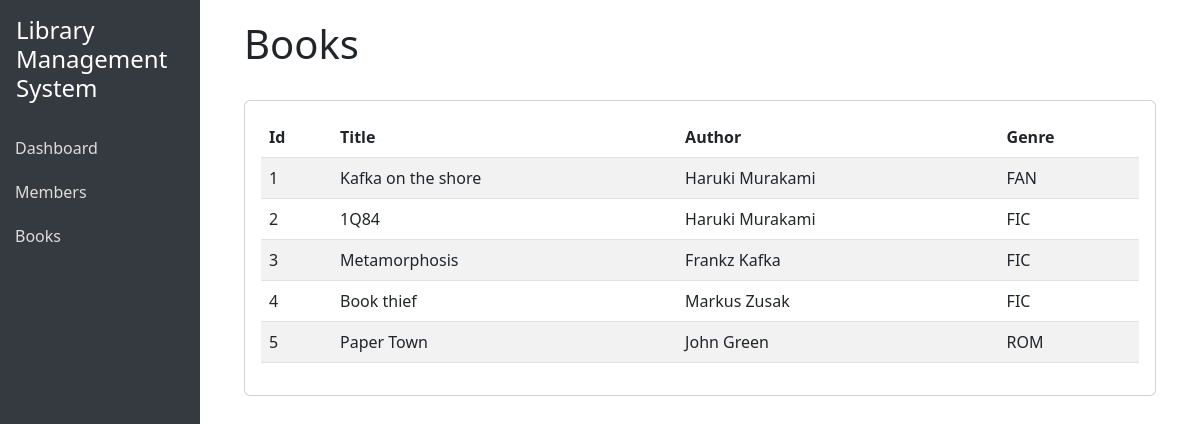
Before: /library/books/ with the older database file.
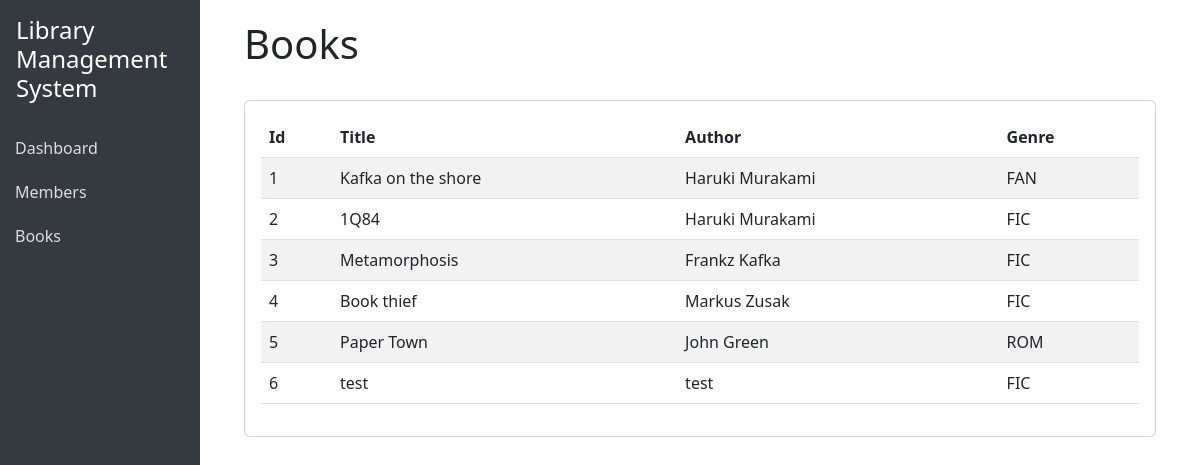
After: the same page with the newer database file.
### libmanagement/models.py (models this page shows, shortened)
class Book(models.Model):
    title = models.CharField(max_length=255)
    author = models.CharField(max_length=100)
    GENRE_CHOICES = [
        ('FIC', 'Fiction'),
        ('NON', 'Non-Fiction'),
        ('SCI', 'Science Fiction'),
        ('FAN', 'Fantasy'),
        ('BIO', 'Biography'),
        ('HOR', 'Horror'),
        ('ROM', 'Romance'),
        ('THR', 'Thriller'),
        ('MYS', 'Mystery'),
    ]
    genre = models.CharField(
        max_length=3,
        choices=GENRE_CHOICES,
        default='FIC',
    )

### libmanagement/views.py (the view)
# urls.py: path('books/', views.Books.as_view(), name="books" )
class Books(ListView):
    model = Book
    template_name = "courses/course_list.html"
    context_object_name = 'books'

### libmanagement/templates/courses/course_list.html (shortened to what this page needs)
{% extends 'base.html' %}
{% block content %}
<div class="container">
    <h1>Books</h1><br>
    <div class="card">
        <div class="card-body">
            <table class="table table-striped">
                <thead>
                    <tr>
                        <th>Id</th>
                        <th>Title</th>
                        <th>Author</th>
                        <th>Genre</th>
                    </tr>
                </thead>
                <tbody>
                    {% for book in books %}
                    <tr>
                        <td>{{ book.id }}</td>
                        <td>{{ book.title }}</td>
                        <td>{{ book.author }}</td>
                        <td>{{ book.genre }}</td>
                    </tr>
                    {% empty %}
                    <tr>
                        <td colspan="5" class="text-center">No Members found.</td>
                    </tr>
                    {% endfor %}
                    </tbody>
                </table>
            </div>
        </div>
</div>
{% endblock %}

### libmanagement/templates/base.html (shortened to what this page needs)
<!DOCTYPE html>
<html lang="en">
<head>
    <link href="https://cdn.jsdelivr.net/npm/bootstrap@5.3.0/dist/css/bootstrap.min.css" rel="stylesheet">
</head>
<body>
    <div class="container-fluid">
        <div class="row">
            <div class="col-md-2 p-0 sidebar">
                <div class="p-3">
                    <h4>Library Management System</h4>
                </div>
                <nav>
                    <a href="{% url 'dashboard' %}" class="{% if request.path == '/' %}active{% endif %}">Dashboard</a>
                    <a href="{% url 'member_list' %}" >Members</a>
                    <a href="{%url 'books' %}">Books</a>
                </nav>
            </div>
            <div class="col-md-10">
                <div class="content">
                    {% block content %}
                    {% endblock %}
                </div>
            </div>
        </div>
    </div>
</body>
</html>

### libmanagement/templates/base.html (style rules this page uses)
.sidebar { height: 100%; min-height: 100vh; background-color: #343a40; color: white; }
.sidebar a { color: #ddd; text-decoration: none; display: block; padding: 10px 15px; }
.content { padding: 20px; }

Changed rows visible on the page:
added Book: id "6", title "test", author "test", genre "FIC"
